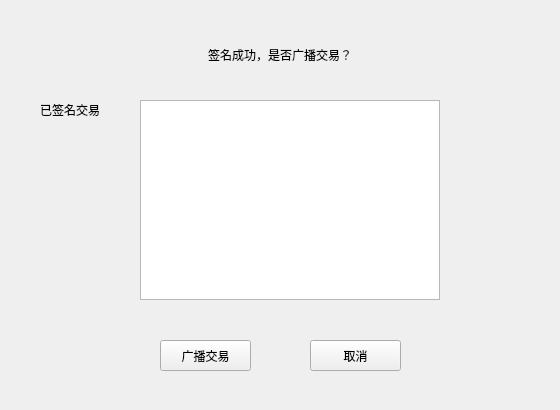
<?xml version="1.0" encoding="UTF-8"?>
<ui version="4.0">
 <class>BroadcastTrxDialog</class>
 <widget class="QDialog" name="BroadcastTrxDialog">
  <property name="geometry">
   <rect>
    <x>0</x>
    <y>0</y>
    <width>560</width>
    <height>410</height>
   </rect>
  </property>
  <property name="windowTitle">
   <string>Dialog</string>
  </property>
  <widget class="QPlainTextEdit" name="rawTrxTextEdit">
   <property name="geometry">
    <rect>
     <x>140</x>
     <y>100</y>
     <width>300</width>
     <height>200</height>
    </rect>
   </property>
  </widget>
  <widget class="QLabel" name="label_2">
   <property name="geometry">
    <rect>
     <x>40</x>
     <y>100</y>
     <width>80</width>
     <height>20</height>
    </rect>
   </property>
   <property name="text">
    <string>已签名交易</string>
   </property>
  </widget>
  <widget class="QToolButton" name="broadcastBtn">
   <property name="geometry">
    <rect>
     <x>160</x>
     <y>340</y>
     <width>91</width>
     <height>31</height>
    </rect>
   </property>
   <property name="text">
    <string>广播交易</string>
   </property>
  </widget>
  <widget class="QToolButton" name="cancelBtn">
   <property name="geometry">
    <rect>
     <x>310</x>
     <y>340</y>
     <width>91</width>
     <height>31</height>
    </rect>
   </property>
   <property name="text">
    <string>取消</string>
   </property>
  </widget>
  <widget class="QLabel" name="label_3">
   <property name="geometry">
    <rect>
     <x>150</x>
     <y>30</y>
     <width>260</width>
     <height>50</height>
    </rect>
   </property>
   <property name="text">
    <string>签名成功，是否广播交易？</string>
   </property>
   <property name="alignment">
    <set>Qt::AlignCenter</set>
   </property>
   <property name="wordWrap">
    <bool>true</bool>
   </property>
  </widget>
 </widget>
 <resources/>
 <connections/>
</ui>
